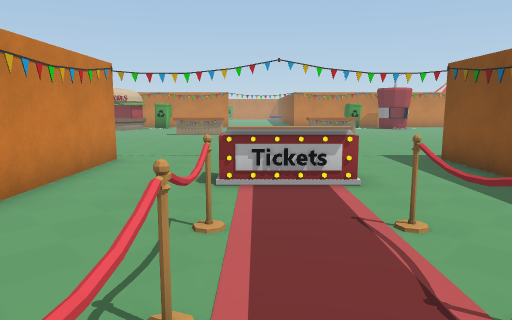
[1] (above)

20 first-person views from a walk through a Unity game level. The camera is 1.3 m above the floor, tilts 8° down and sees 70° across. The floor is counted in squares, 1 m on a side. Each view is taken from the middle of a square. On the plan, view 1 faces up. The plan holds only what a view shows up to about 15 squares ahead; the rest is blank. The place goes on beyond the plan. The player is left out. Some animated figures are left out.

[2]
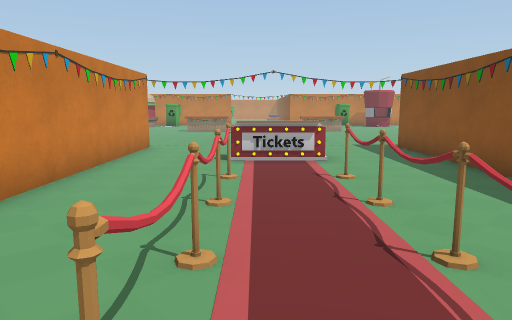

[3]
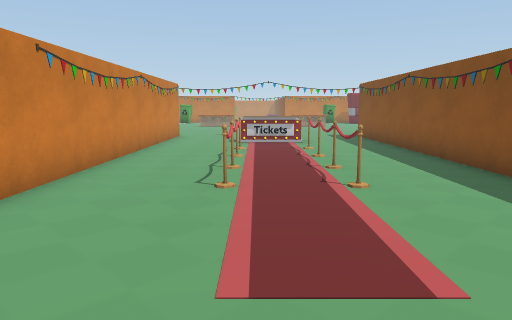

[4]
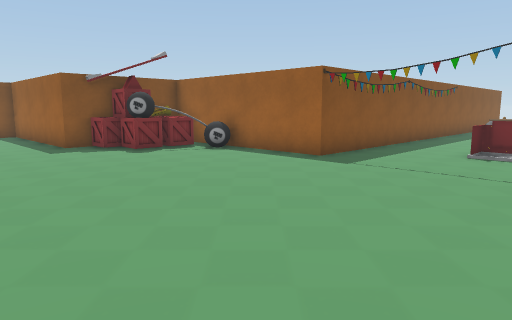

[5]
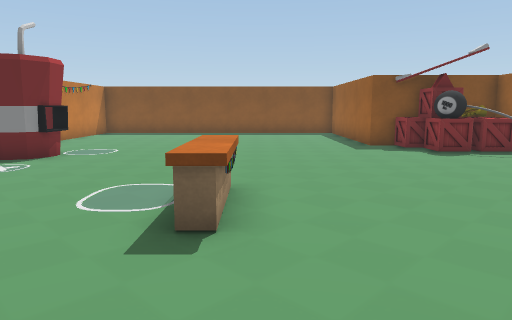

[6]
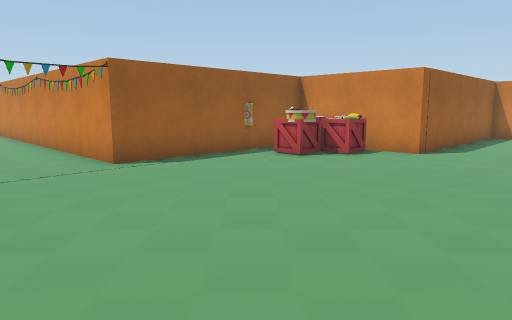

[7]
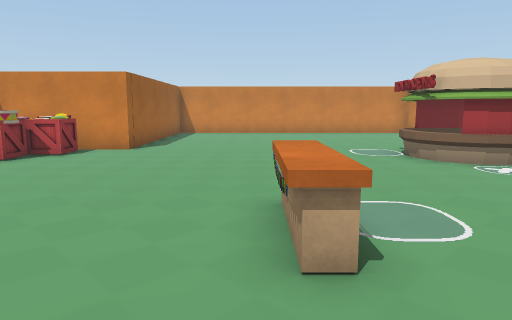

[8]
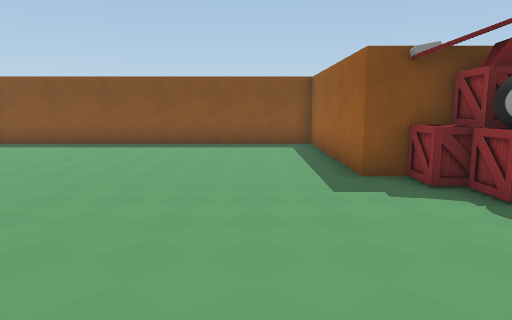

[9]
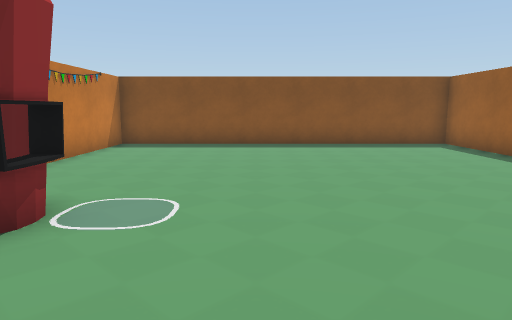

[10]
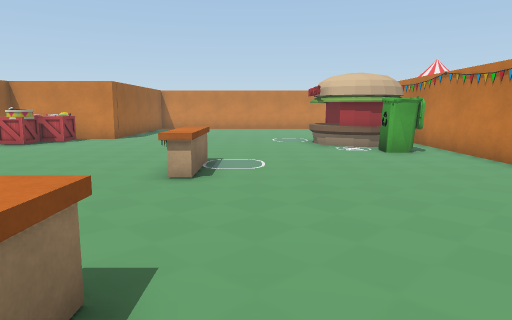

[11]
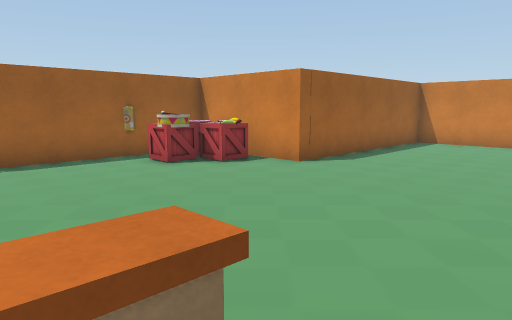

[12]
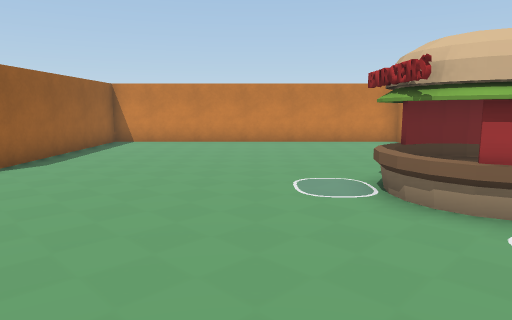

[13]
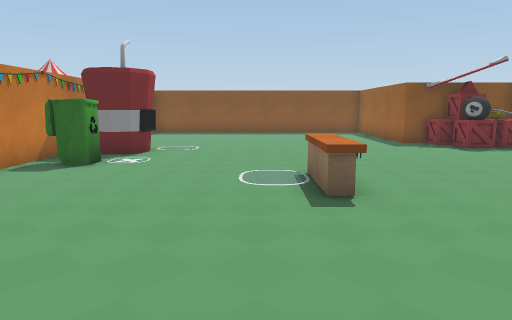

[14]
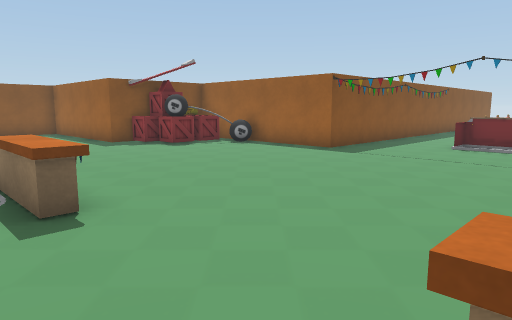

[15]
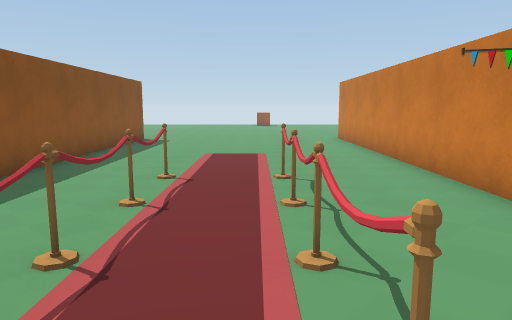

[16]
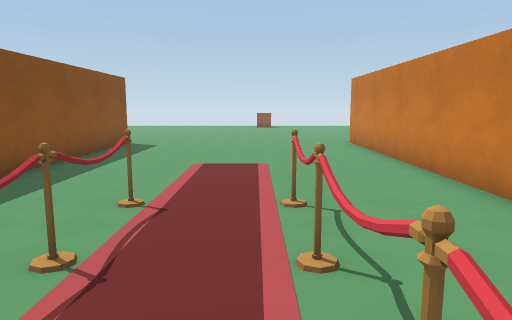

[17]
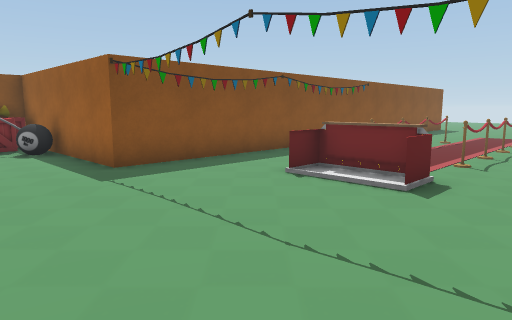

[18]
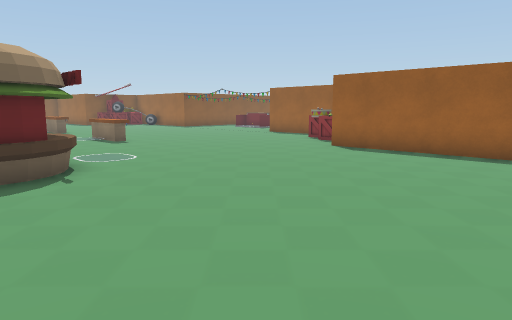

[19]
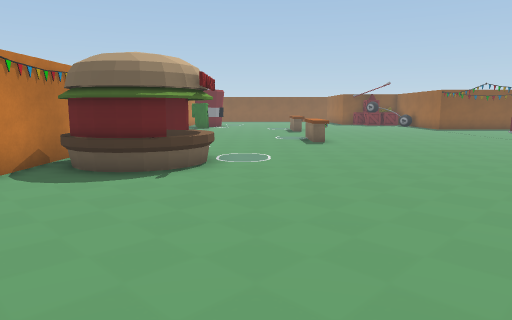

[20]
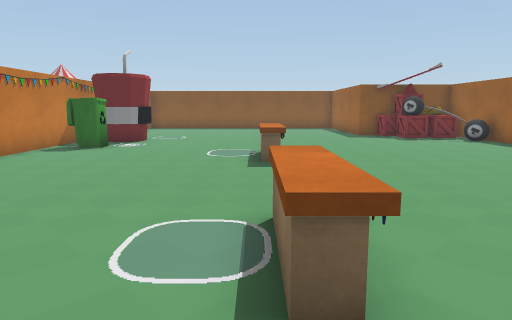

### Floor plan
Key: @ floor where view 1 was taken; # wall or solid block; . floor; O other object.
Columns run from 18 left of view 1 to 19 right of it. Each row starts with its distance up from view 1.
 25 ..   ...OOOOO....   ....OOO  ........#
 24 .......OOOOOO...........OOO#O........#
 23 ........OOOO.........................#
 22 ........OOO..........................#
 21 .....................................#
 20 .....................................#
 19 ..............OOO....OOO.............#
 18 ..............OOO....OOO.............#
 17 .....................................#
 16 .....................................#
 15 .....................................#
 14 ########......................########
 13        #.....................O#
 12        #OOO.................OOO
 11        #OOO................OOOO
 10        #OO#...............OOOO#
  9        #######O........########
  8               O........#
  7               O..O..O..#
  6               O...OOO..#
  5               O........#
  4               #..O..O..#
  3               #..O..O..#
  2               #..O..O..#
  1               #..O..O..#
  0               #..O@.O..#
 -1               #..O..O..#
 -2               #..O..O..#
 -3               #........#
 -4               #........#
 -5               #........#
 -6               #........#
 -7               #........#
 -8               #........#

Where each view was taken, in squares from view 1:
view 1: 0 up, 0 right, facing up
view 2: 3 down, 0 right, facing up
view 3: 8 down, 0 right, facing up
view 4: 18 up, 1 left, facing down-right
view 5: 18 up, 1 left, facing right
view 6: 18 up, 0 right, facing down-left
view 7: 18 up, 1 right, facing left
view 8: 16 up, 5 right, facing right
view 9: 21 up, 5 right, facing right
view 10: 20 up, 5 right, facing left
view 11: 20 up, 3 left, facing down-left
view 12: 20 up, 3 left, facing left
view 13: 20 up, 3 left, facing right
view 14: 20 up, 2 left, facing down-right
view 15: 5 up, 0 right, facing down
view 16: 3 up, 0 right, facing down
view 17: 13 up, 3 left, facing down-right
view 18: 25 up, 18 left, facing down-right
view 19: 21 up, 18 left, facing right
view 20: 19 up, 6 left, facing right
